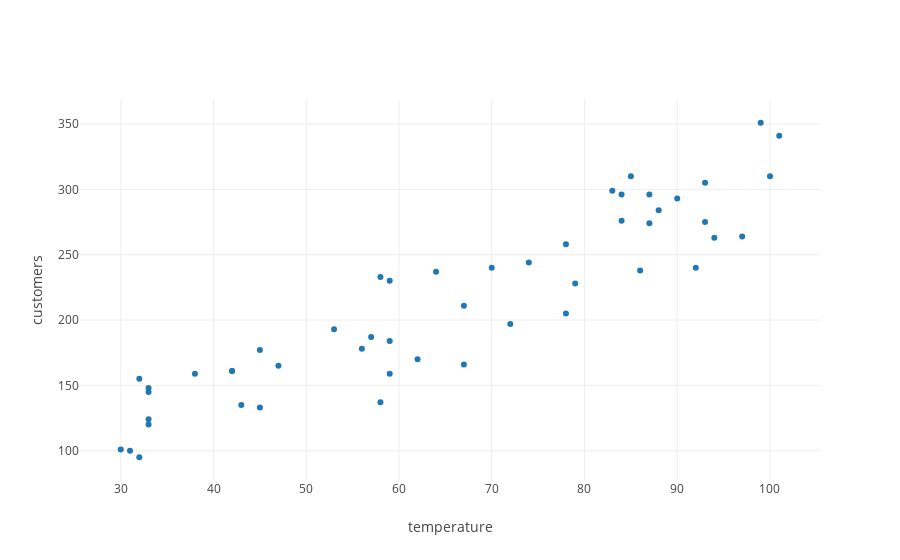

Here is the notebook cell this chart was saved with:
### Code cell
from graph import trace_values, plot
data_trace = trace_values(random_temperatures, noisy_customers, name = 'actual')


layout = {'yaxis': {'title': 'customers'}, 'xaxis': {'title': 'temperature'}}
plot([data_trace], layout = layout)

### Figure 1 — Plotly figure (JSON) as saved in the notebook; plotly's stock layout.template omitted (floating-point values rounded to 4 significant figures)
{"data": [{"mode": "markers", "name": "actual", "text": [], "type": "scatter", "uid": "a867ae15-2415-4438-86ac-708a3b557fef", "x": [47, 38, 62, 45, 93, 87, 90, 78, 56, 42, 92, 33, 79, 85, 30, 87, 64, 59, 43, 70, 33, 32, 33, 99, 31, 78, 57, 84, 33, 97, 58, 86, 93, 100, 59, 74, 59, 58, 88, 67, 32, 83, 101, 42, 53, 67, 45, 72, 94, 84], "y": [165, 159, 170, 133, 275, 296, 293, 258, 178, 161, 240, 120, 228, 310, 101, 274, 237, 159, 135, 240, 148, 155, 145, 351, 100, 205, 187, 296, 124, 264, 233, 238, 305, 310, 184, 244, 230, 137, 284, 166, 95, 299, 341, 161, 193, 211, 177, 197, 263, 276]}], "layout": {"autosize": true, "xaxis": {"autorange": true, "range": [25.65, 105.3], "title": {"text": "temperature"}, "type": "linear"}, "yaxis": {"autorange": true, "range": [76.25, 369.8], "title": {"text": "customers"}, "type": "linear"}}}
